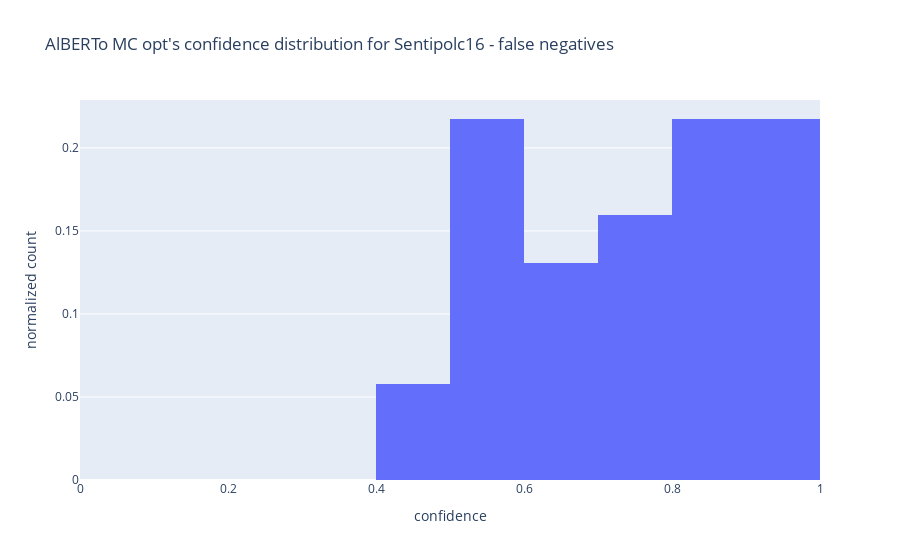
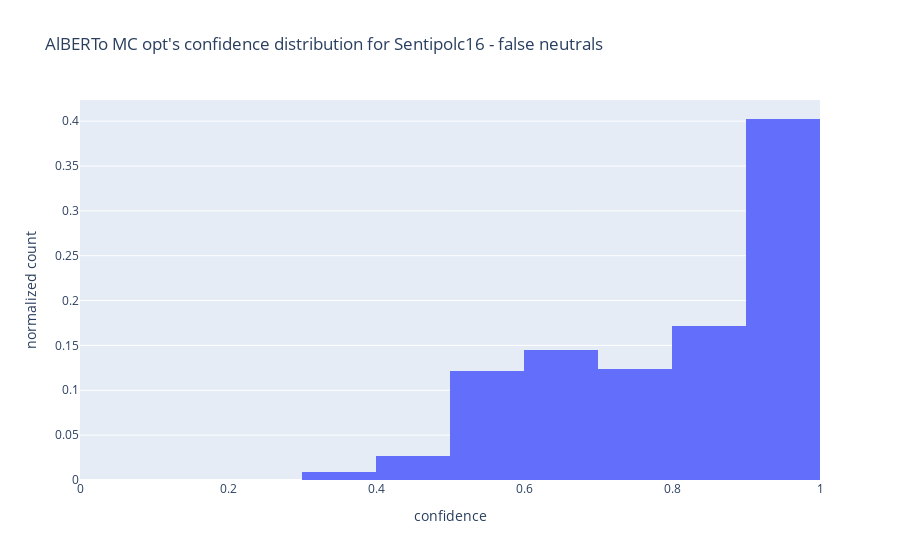
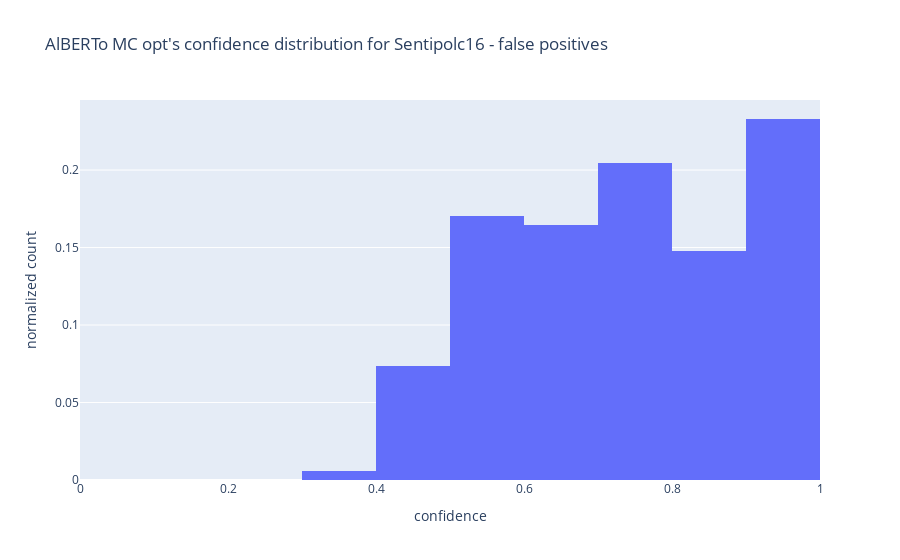

The code cell stored with these charts, in order, in its notebook:
### Markdown cell above
### AlBERTo opt - SENTIPOLC16

### Code cell
print("\n\n AlBERTo MC opt\n\n")
eval_alberto(MyNetMCTuned, "AlBERTo MC opt", "models/alberto_multiclass_tuned.pt", dataset_sentipolc, "Sentipolc16", keep_neutrals=True, plot_confidence=True)

### Figure 1 — Plotly figure (JSON) as saved in the notebook; plotly's stock layout.template omitted (floating-point values rounded to 4 significant figures)
{"data": [{"histnorm": "probability", "type": "histogram", "x": [0.5196, 0.8904, 0.5496, 0.8393, 0.8742, 0.988, 0.9832, 0.7422, 0.4495, 0.8621, 0.9179, 0.9745, 0.5572, 0.8212, 0.5137, 0.8109, 0.9103, 0.7322, 0.9794, 0.6872, 0.8029, 0.7342, 0.518, 0.8192, 0.5549, 0.5369, 0.8764, 0.5204, 0.5553, 0.5418, 0.6914, 0.9722, 0.581, 0.921, 0.8247, 0.9208, 0.9264, 0.9282, 0.9676, 0.5199, 0.6567, 0.8109, 0.753, 0.7888, 0.6013, 0.9124, 0.8882, 0.6801, 0.6272, 0.786, 0.8296, 0.7427, 0.5846, 0.6346, 0.8246, 0.7772, 0.7364, 0.6827, 0.5577, 0.7611, 0.4807, 0.9479, 0.4955, 0.4825, 0.5615, 0.7962, 0.6201, 0.9862, 0.855], "xbins": {"end": 1, "size": 0.1, "start": 0}}], "layout": {"title": {"text": "AlBERTo MC opt's confidence distribution for Sentipolc16 - false negatives"}, "xaxis": {"range": [0, 1], "title": {"text": "confidence"}}, "yaxis": {"title": {"text": "normalized count"}}}}

### Figure 2 — Plotly figure (JSON) as saved in the notebook; plotly's stock layout.template omitted (floating-point values rounded to 4 significant figures; data arrays with more than 128 entries replaced by an {"elided": "..."} marker saying what was removed)
{"data": [{"histnorm": "probability", "type": "histogram", "x": {"elided": "338 float values"}, "xbins": {"end": 1, "size": 0.1, "start": 0}}], "layout": {"title": {"text": "AlBERTo MC opt's confidence distribution for Sentipolc16 - false neutrals"}, "xaxis": {"range": [0, 1], "title": {"text": "confidence"}}, "yaxis": {"title": {"text": "normalized count"}}}}

### Figure 3 — Plotly figure (JSON) as saved in the notebook; plotly's stock layout.template omitted (floating-point values rounded to 4 significant figures; data arrays with more than 128 entries replaced by an {"elided": "..."} marker saying what was removed)
{"data": [{"histnorm": "probability", "type": "histogram", "x": {"elided": "176 float values"}, "xbins": {"end": 1, "size": 0.1, "start": 0}}], "layout": {"title": {"text": "AlBERTo MC opt's confidence distribution for Sentipolc16 - false positives"}, "xaxis": {"range": [0, 1], "title": {"text": "confidence"}}, "yaxis": {"title": {"text": "normalized count"}}}}
